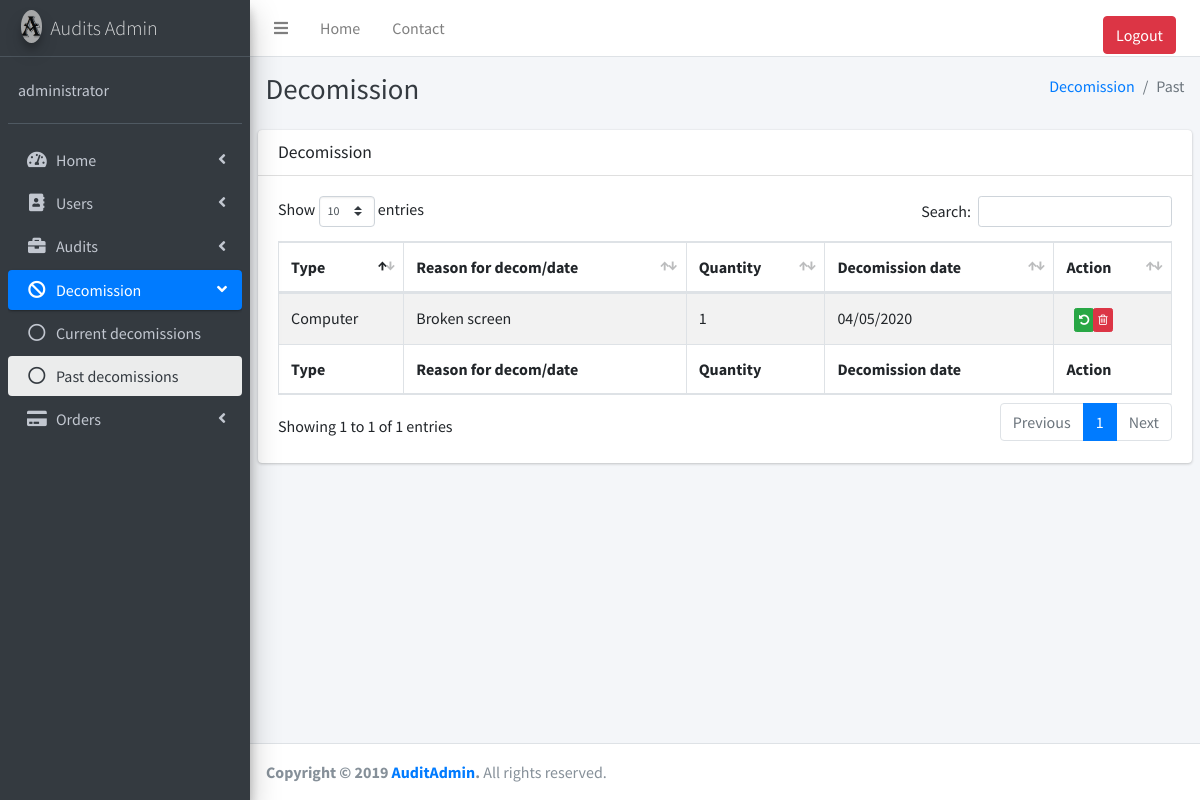
Page /Decomission/past_dec.php (signed in) on the committed database.
### tables this page shows
CREATE TABLE IF NOT EXISTS `_decom_quantity_` (
  `_dcID_` int(11) NOT NULL AUTO_INCREMENT,
  `_quantity_` int(11) NOT NULL,
  `_past_present_` int(11) NOT NULL,
  `_decom_date_` varchar(25) NOT NULL,
  `_reason_id_` int(11) NOT NULL,
  `_decom_ID` int(11) NOT NULL,
  PRIMARY KEY (`_dcID_`),
  KEY `_reason_id_` (`_reason_id_`),
  KEY `_type_id_` (`_decom_ID`)
);

CREATE TABLE IF NOT EXISTS `_types_` (
  `_tID_` int(11) NOT NULL AUTO_INCREMENT,
  `_type_name_` varchar(30) NOT NULL,
  PRIMARY KEY (`_tID_`)
);

CREATE TABLE IF NOT EXISTS `_reason_` (
  `_rID_` int(11) NOT NULL AUTO_INCREMENT,
  `_reason_` varchar(100) NOT NULL,
  PRIMARY KEY (`_rID_`)
);

### functions/XSS.php (called while the page is built)
<?php
function clean($input) {
    $input = stripslashes($input);
    $input = strip_tags($input);
    $input = htmlspecialchars($input, ENT_QUOTES, 'UTF-8');
  return $input;
}
?>

### Decomission/past_dec.php (the view, shortened to what this page needs)
<?php
include "../Database/databaseconnect.php";
include "../functions/decom_function.php";
?>
<!DOCTYPE html>
<html>
<head>
  <link rel="stylesheet" href="../plugins/fontawesome-free/css/all.min.css">
      <link rel="stylesheet" href="../plugins/font-awesome/css/font-awesome.css">
  <link rel="stylesheet" href="https://code.ionicframework.com/ionicons/2.0.1/css/ionicons.min.css">
  <link rel="stylesheet" href="../plugins/tempusdominus-bootstrap-4/css/tempusdominus-bootstrap-4.min.css">
  <link rel="stylesheet" href="../plugins/icheck-bootstrap/icheck-bootstrap.min.css">
  <link rel="stylesheet" href="../plugins/jqvmap/jqvmap.min.css">
  <link rel="stylesheet" href="../dist/css/adminlte.min.css">
  <link rel="stylesheet" href="../plugins/overlayScrollbars/css/OverlayScrollbars.min.css">
  <link rel="stylesheet" href="../plugins/daterangepicker/daterangepicker.css">
  <link rel="stylesheet" href="../plugins/summernote/summernote-bs4.css">
  <link rel="stylesheet" href="../plugins/datatables-bs4/css/dataTables.bootstrap4.css">
</head>
<body class="hold-transition sidebar-mini layout-fixed">
<div class="wrapper">
  <nav class="main-header navbar navbar-expand navbar-white navbar-light">
    <ul class="navbar-nav">
      <li class="nav-item">
        <a class="nav-link" data-widget="pushmenu" href="#"><i class="fas fa-bars"></i></a>
      </li>
      <li class="nav-item d-none d-sm-inline-block">
        <a href="../index.php" class="nav-link">Home</a>
      </li>
      <li class="nav-item d-none d-sm-inline-block">
        <a href="../Contact.php" class="nav-link">Contact</a>
      </li>
    </ul>
    <ul class="navbar-nav ml-auto">
      <li class="nav-item">
        <a href="../logcheck/logout.php" class="nav-link"><button type="submit" class="btn btn-danger btn-block">Logout</button></a>
      </li>
    </ul>
  </nav>
  <aside class="main-sidebar sidebar-dark-primary elevation-4">
    <a href="../index.php" class="brand-link">
      <img src="../dist/img/NewLogo.png" alt="Audit Admin" class="brand-image img-circle elevation-3"
           style="opacity: .8">
      <span class="brand-text font-weight-light">Audits Admin</span>
    </a>
    <div class="sidebar">
      <div class="user-panel mt-3 pb-3 mb-3 d-flex">
        <div class="info">
          <a href="../user-pass.php" class="d-block"><?php print $_SESSION['login'];?></a>
        </div>
      </div>
      <nav class="mt-2">
        <ul class="nav nav-pills nav-sidebar flex-column" data-widget="treeview" role="menu" data-accordion="false">
          <li class="nav-item has-treeview">
            <a href="#" class="nav-link">
              <i class="nav-icon fas fa-tachometer-alt"></i>
              <p>
                Home
                <i class="right fas fa-angle-left"></i>
              </p>
            </a>
          </li>
            <?php if($_SESSION['isadmin'] == 1){ ?>
            <li class="nav-item has-treeview">
            <a href="#" class="nav-link">
              <i class="nav-icon fas fa-address-book"></i>
              <p>
                Users
                <i class="right fas fa-angle-left"></i>
              </p>
            </a>
          </li><?php }?>
            <li class="nav-item has-treeview">
            <a href="#" class="nav-link">
              <i class="nav-icon fas fa-briefcase"></i>
              <p>
                Audits
                <i class="right fas fa-angle-left"></i>
              </p>
            </a>
          </li>
            <li class="nav-item has-treeview menu-open">
            <a href="#" class="nav-link active">
              <i class="nav-icon fas fa-ban"></i>
              <p>
                Decomission
                <i class="right fas fa-angle-left"></i>
              </p>
            </a>
            <ul class="nav nav-treeview">
              <li class="nav-item">
                <a href="../Decomission/current_dec.php" class="nav-link">
                  <i class="far fa-circle nav-icon"></i>
                  <p>Current decomissions</p>
                </a>
              </li>
              <li class="nav-item">
                <a href="../Decomission/past_dec.php" class="nav-link active">
                  <i class="far fa-circle nav-icon"></i>
                  <p>Past decomissions</p>
                </a>
              </li>
            </ul>
          </li>
            <li class="nav-item has-treeview">
            <a href="#" class="nav-link">
              <i class="nav-icon fas fa-credit-card"></i>
              <p>
                Orders
                <i class="right fas fa-angle-left"></i>
              </p>
            </a>
          </li>
        </ul>
      </nav>
    </div>
  </aside>
  <div class="content-wrapper">
    <div class="content-header">
      <div class="container-fluid">
        <div class="row mb-2">
          <div class="col-sm-6">
            <h1 class="m-0 text-dark">Decomission</h1>
          </div>
          <div class="col-sm-6">
            <ol class="breadcrumb float-sm-right">
              <li class="breadcrumb-item"><a href="./current_dec.php">Decomission</a></li>
              <li class="breadcrumb-item active">Past</li>
            </ol>
          </div>
        </div>
      </div>
    </div>
    <section class="content">
      <div class="row">
          <div class="col-12">
              <div class="card">
                <div class="card-header">
                    <div class="row">
                        <div class="col-sm-12 col-md-10">
                            <h2 class="card-title">
                                Decomission
                            </h2>
                        </div>
                    </div>
                </div>
                    <div class="card-body">
                      <table id="UserTable" class="table table-bordered table-striped">
                        <thead>
                            <?php
                                $msg = "SELECT _dcID_, _type_name_, _reason_, _quantity_, _decom_date_ FROM _decom_quantity_ INNER JOIN _types_ ON _types_._tID_=_decom_quantity_._decom_ID INNER JOIN _reason_ ON _reason_._rID_=_decom_quantity_._reason_id_ WHERE _past_present_=0 AND _quantity_ > 0";
                                $stmnt = $con->prepare($msg);
                                $stmnt -> execute();
                                $stmnt -> bind_result($dcid, $tname, $reason, $qty, $decdate);
                            ?>
                        <tr>
                          <th>Type</th>
                          <th>Reason for decom/date</th>
                          <th>Quantity</th>
                          <th>Decomission date</th>
                          <th>Action</th>
                        </tr>
                        </thead>
                        <tbody>
                            <?php
                                while($stmnt->fetch()){ ?>
                                    <tr>
                                      <td><?php print clean($tname); ?></td>
                                      <td><?php print clean($reason); ?></td>
                                      <td><?php print clean($qty); ?></td>
                                      <td><?php print clean($decdate); ?></td>
                                        <td>
                                          <div class="col-10">
                                              <div class="row">
                                                  <div class="col-sm-4 col-md-3">
                                                      <a onclick="myFunction(<?php print $dcid; ?>)"><button class="btn btn-success btn-xs" title="Retrive"><i class="fa fa-undo"></i></button></a>
                                                  </div>
                                                  <?php if($_SESSION['isadmin'] == 1){ ?>
                                                  <div class="col-sm-3 col-md-3">
                                                      <a onclick="myRemove(<?php print $dcid; ?>)"><button class="btn btn-danger btn-xs" title="Remove"><i class="fa fa-trash-o "></i></button></a>
                                                  </div>
                                                  <?php } ?>
                                              </div>
                                          </div>
                                        </td>
                                    </tr>
                                <?php }
                            ?>
                        </tbody>
                        <tfoot>
                        <tr>
                          <th>Type</th>
                          <th>Reason for decom/date</th>
                          <th>Quantity</th>
                          <th>Decomission date</th>
                          <th>Action</th>
                        </tr>
                        </tfoot>
                      </table>
                    </div>
              </div>
          </div>
      </div>
    </section>
  </div>
  <footer class="main-footer">
    <strong>Copyright &copy; 2019 <a href="">AuditAdmin</a>.</strong>
    All rights reserved.
  </footer>
</div>
</body>
</html>

### rows in the picture
_decom_quantity_: _decom_ID._type_name_ "Computer", _reason_id_._reason_ "Broken screen", _quantity_ "1", _decom_date_ "04/05/2020"

### other values in the picture
$_SESSION['login'] "administrator"
